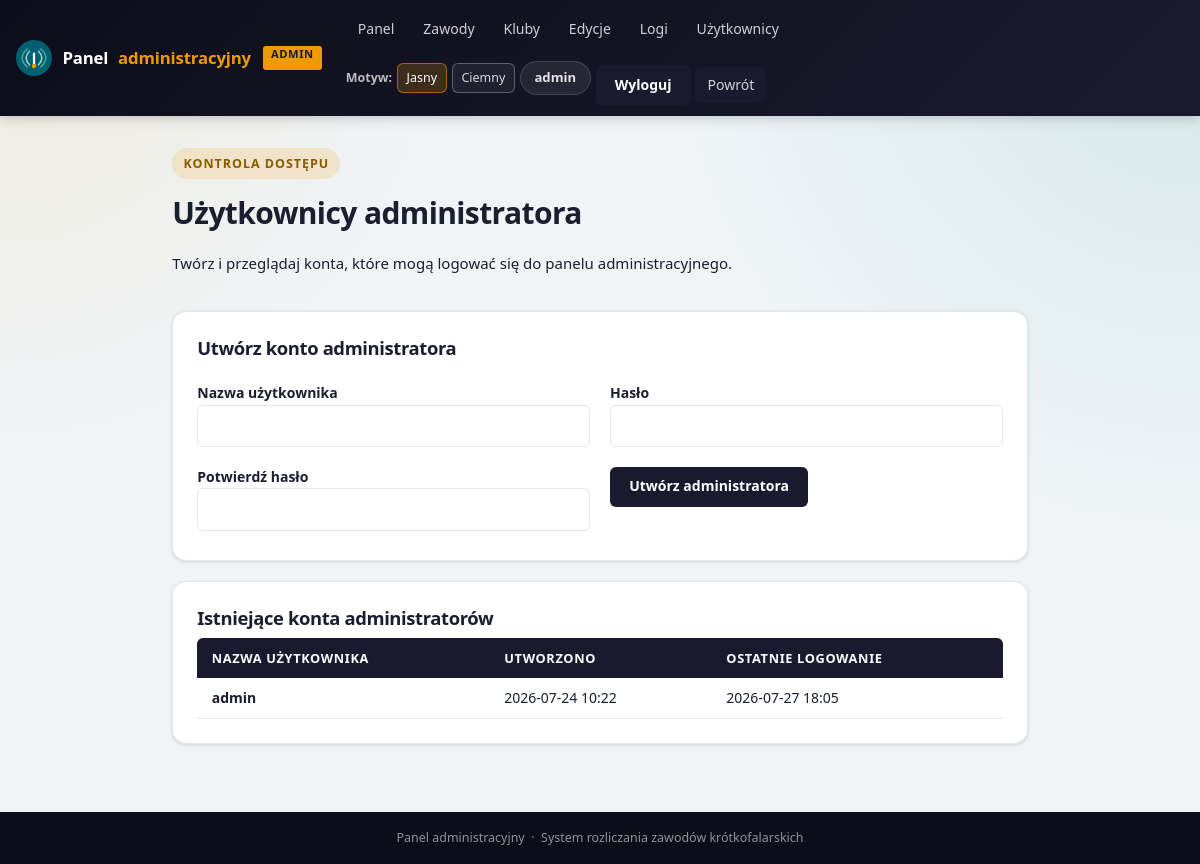
The app's page /admin/users (signed in) with its own data.
### app/models.py (models this page shows, shortened)
class AdminUser(db.Model):
    id = db.Column(db.Integer, primary_key=True)
    username = db.Column(db.String(80), nullable=False, unique=True)
    password_hash = db.Column(db.String(255), nullable=False)
    created_at = db.Column(db.DateTime, default=datetime.utcnow, nullable=False)
    last_login_at = db.Column(db.DateTime, nullable=True)

### app/admin.py (the view, shortened to what this page needs)
@admin_bp.route("/users", methods=["GET", "POST"])
def users():
    users_list = AdminUser.query.order_by(AdminUser.created_at.desc()).all()
    return render_template("admin/users.html", users=users_list)

### app/admin.py (called while the page is built)
@admin_bp.before_request
def require_admin_login():
    allowed_endpoints = {
        "admin.login",
        "admin.logout",
    }
    if request.endpoint in allowed_endpoints:
        return None
    if get_current_admin_user() is None:
        flash("Zaloguj się, aby uzyskać dostęp do panelu administracyjnego.", "error")
        return redirect(url_for("admin.login", next=request.full_path if request.query_string else None))

### app/admin_auth.py (called while the page is built)
def get_current_admin_user() -> AdminUser | None:
    if hasattr(g, "current_admin_user"):
        return g.current_admin_user
    user_id = session.get(SESSION_KEY)
    if not user_id:
        g.current_admin_user = None
        return None
    user = db.session.get(AdminUser, user_id)
    g.current_admin_user = user
    return user

### app/templates/admin/users.html
{% extends 'admin/base.html' %}
{% block content %}
<div class="page-header">
    <div>
        <p class="eyebrow">Kontrola dostępu</p>
        <h1>Użytkownicy administratora</h1>
        <p class="lead">Twórz i przeglądaj konta, które mogą logować się do panelu administracyjnego.</p>
    </div>
</div>
<section class="card">
    <h3>Utwórz konto administratora</h3>
    <form method="post" class="form-grid">
        <label>
            Nazwa użytkownika
            <input name="username" autocomplete="username" required>
        </label>
        <label>
            Hasło
            <input name="password" type="password" autocomplete="new-password" required>
        </label>
        <label>
            Potwierdź hasło
            <input name="confirm_password" type="password" autocomplete="new-password" required>
        </label>
        <div>
            <button type="submit" class="button">Utwórz administratora</button>
        </div>
    </form>
</section>
<section class="card">
    <h3>Istniejące konta administratorów</h3>
    {% if users %}
        <table>
            <thead>
                <tr>
                    <th>Nazwa użytkownika</th>
                    <th>Utworzono</th>
                    <th>Ostatnie logowanie</th>
                </tr>
            </thead>
            <tbody>
                {% for user in users %}
                <tr>
                    <td><strong>{{ user.username }}</strong></td>
                    <td>{{ user.created_at.strftime('%Y-%m-%d %H:%M') }}</td>
                    <td>{{ user.last_login_at.strftime('%Y-%m-%d %H:%M') if user.last_login_at else 'Nigdy' }}</td>
                </tr>
                {% endfor %}
            </tbody>
        </table>
    {% else %}
        <p class="muted">Nie utworzono jeszcze kont administratora.</p>
    {% endif %}
</section>
{% endblock %}

### app/templates/admin/base.html (shortened to what this page needs)
<!doctype html>
<html lang="{{ ui_lang }}" data-theme="{{ ui_theme }}">
<head>
    <link rel="stylesheet" href="{{ url_for('static', filename='styles.css') }}">
</head>
<body class="admin-panel">
<header class="site-header admin-header">
    <div class="header-inner">
        <a class="site-logo" href="{{ url_for('admin.dashboard') }}">
            <img src="{{ url_for('static', filename='favicon.svg') }}" alt="Logo">
            <span class="site-logo-text">Panel&nbsp;<span class="logo-accent">administracyjny</span> <span class="admin-badge">ADMIN</span></span>
        </a>
        <nav class="admin-nav">
            <div class="admin-nav-primary">
                <a href="{{ url_for('admin.dashboard') }}">Panel</a>
                <a href="{{ url_for('admin.contests') }}">Zawody</a>
                <a href="{{ url_for('admin.clubs') }}">Kluby</a>
                <a href="{{ url_for('admin.editions') }}">Edycje</a>
                <a href="{{ url_for('admin.logs') }}">Logi</a>
                <a href="{{ url_for('admin.users') }}">Użytkownicy</a>
            </div>
            <div class="admin-nav-meta">
                <span class="admin-nav-label">{{ t('theme') }}:</span>
                <a href="{{ ui_url(theme='light') }}" class="nav-chip {% if ui_theme == 'light' %}active{% endif %}">{{ t('theme_light') }}</a>
                <a href="{{ ui_url(theme='dark') }}" class="nav-chip {% if ui_theme == 'dark' %}active{% endif %}">{{ t('theme_dark') }}</a>
                {% if current_admin_user %}
                    <span class="admin-user-pill">{{ current_admin_user.username }}</span>
                    <form method="post" action="{{ url_for('admin.logout') }}" class="admin-nav-form">
                        <button type="submit" class="button admin-logout">Wyloguj</button>
                    </form>
                {% endif %}
                <a href="{{ url_for('main.index') }}" class="button admin-public-link">Powrót</a>
            </div>
        </nav>
    </div>
</header>
<main class="container admin-main">
    {% block content %}{% endblock %}
</main>
<footer class="site-footer">
    Panel administracyjny &nbsp;·&nbsp; System rozliczania zawodów krótkofalarskich
</footer>
</body>
</html>

### app/templates/admin/base.html (style rules this page uses)
:root { --clr-primary: #1a1a2e; --clr-primary-dark: #0d0d1a; --clr-primary-light:#2d2d5a; --clr-accent: #ee9b00; }
.site-header { background: linear-gradient(135deg, #0d0d1a 0%, #1a1a2e 100%); }
.admin-badge { display: inline-block; background: var(--clr-accent); color: #1a1a2e; font-size: .7rem; font-weight: 800; padding: .15rem .5rem; border-radius: 3px; vertical-align: middle; margin-left: .4rem; letter-spacing: .05em; }
thead th { background: #1a1a2e; }

### records on screen
AdminUser: username "admin", created_at "2026-07-24 10:22", last_login_at "2026-07-27 18:05"

### other values on screen
{{ t('theme') }} "Motyw"
{{ t('theme_light') }} "Jasny"
{{ t('theme_dark') }} "Ciemny"
